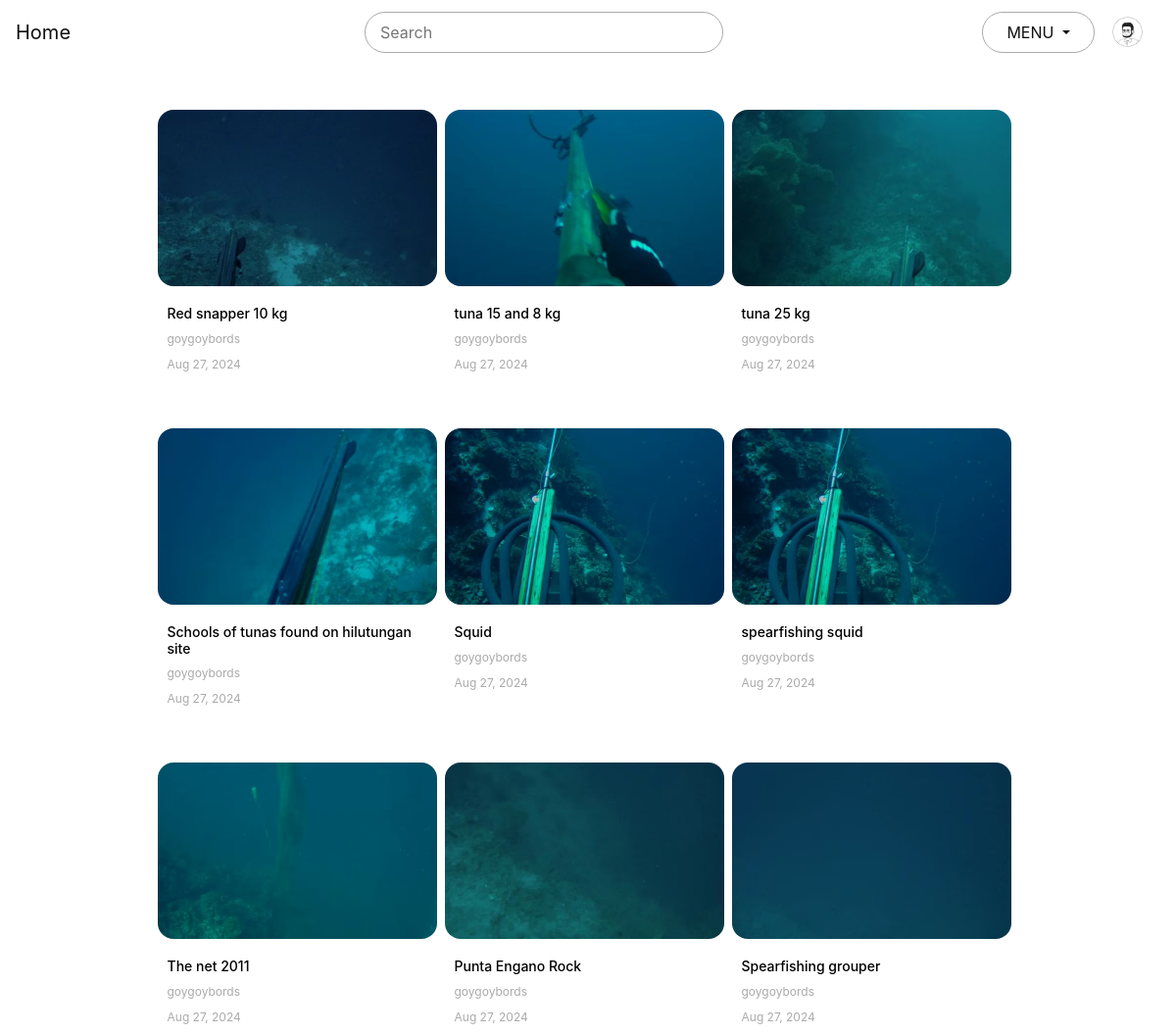
The app's page / (signed in) with its own data.
### main/models.py (models this page shows, shortened)
class Video(models.Model):
    title       = models.CharField(max_length=100)
    description = models.TextField()
    video_file  = models.FileField(upload_to="uploads/videos",
                                validators = [FileExtensionValidator(allowed_extensions=video_extensions)])
    thumbnail   = models.FileField(upload_to="uploads/thumbnails",
                                validators = [FileExtensionValidator(allowed_extensions=thumb_extensions)])
    date_posted = models.DateTimeField(default=timezone.now)
    uploader    = models.ForeignKey(User, on_delete=models.CASCADE)

### main/views.py (the view)
# urls.py: path('', views.index, name="home"),
def index(request):
    videos = Video.objects.all()
    return render(request, 'layouts/home.html', {'videos': videos})

### templates/layouts/home.html (shortened to what this page needs)
{% extends 'layouts/index.html' %}
{% block content %}
    <div class="container">
        <div class="row justify-content-center">
            {% for video in videos %}
            <div class="card col-md-3 col-sm-12 mr-md-2 mt-5 p-3 border-0">
                <a href="{% url 'view_video' video.id %}"><img src="{{ video.thumbnail.url }}" width="256" height="144"/></a>
                <div class="card-body">
                    <a class="link-text" href="{% url 'view_video' video.id %}"><h5 class="text-center">{{ video.title }}</h5></a>
                    <p class="text-muted text-center m-0"> {{ video.uploader }}</p>
                    <p class="text-muted text-center"> {{ video.date_posted | date:"M d, Y" }}</p>
                </div>
            </div>
            {% endfor %}
        </div>
    </div>
{% endblock content %}

### static/css/style.css (style rules this page uses)
.link-text { color: #333; transition: .3s; }
body { background-color: #fff; color: rgba(44,47,51,1); }
.card { color: white; background-color: rgba(66,69,73,0); padding:0 !important; }
.card img { border-radius:16px; object-fit: cover; object-position: center; height:180px; width:100%; }
.card .card-body { padding:8px 10px !important; text-align: left; margin-top: 4px; }
.card .card-body .link-text h5 { padding-top:8px; font-size:14px; text-align: left !important; color:#000 !important; }
.card .card-body p,.card .card-body p.text-center { font-size:12px; text-align: left !important; color:#aaa !important; margin-bottom: 0 !important; margin-top: 8px; }
.link-text { color:black; transition: 0.3s; }
.text-muted { color: #c5c5c5!important; }
.container { margin:auto; }

### records on screen
Video: thumbnail (picture), title "Red snapper 10 kg", uploader "goygoybords", date_posted "Aug 27, 2024"
Video: thumbnail (picture), title "tuna 15 and 8 kg", uploader "goygoybords", date_posted "Aug 27, 2024"
Video: thumbnail (picture), title "tuna 25 kg", uploader "goygoybords", date_posted "Aug 27, 2024"
Video: thumbnail (picture), title "Schools of tunas found on hilutungan site", uploader "goygoybords", date_posted "Aug 27, 2024"
Video: thumbnail (picture), title "Squid", uploader "goygoybords", date_posted "Aug 27, 2024"
Video: thumbnail (picture), title "spearfishing squid", uploader "goygoybords", date_posted "Aug 27, 2024"
Video: thumbnail (picture), title "The net 2011", uploader "goygoybords", date_posted "Aug 27, 2024"
Video: thumbnail (picture), title "Punta Engano Rock", uploader "goygoybords", date_posted "Aug 27, 2024"
Video: thumbnail (picture), title "Spearfishing grouper", uploader "goygoybords", date_posted "Aug 27, 2024"
